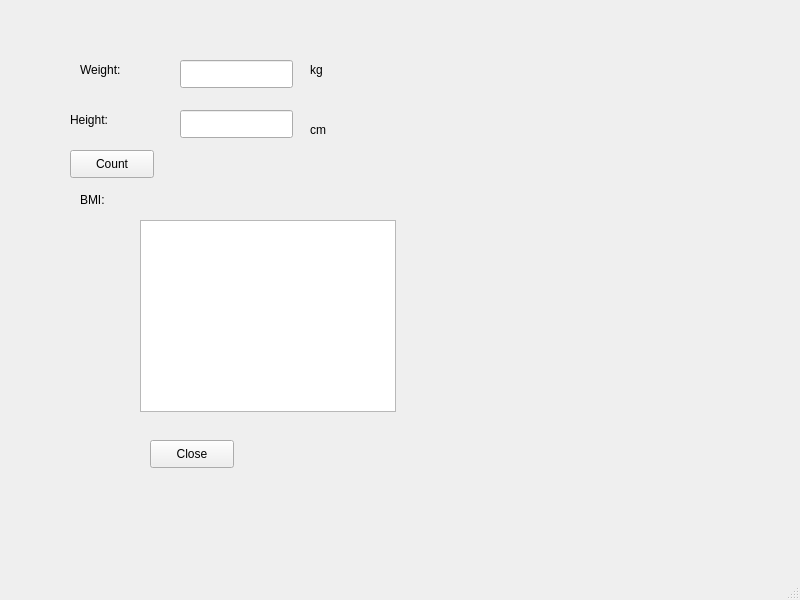
<?xml version="1.0" encoding="UTF-8"?>
<ui version="4.0">
 <class>MainWindow</class>
 <widget class="QMainWindow" name="MainWindow">
  <property name="geometry">
   <rect>
    <x>0</x>
    <y>0</y>
    <width>800</width>
    <height>600</height>
   </rect>
  </property>
  <property name="windowTitle">
   <string>MainWindow</string>
  </property>
  <widget class="QWidget" name="centralwidget">
   <widget class="QLineEdit" name="weightLineEdit">
    <property name="geometry">
     <rect>
      <x>180</x>
      <y>60</y>
      <width>113</width>
      <height>28</height>
     </rect>
    </property>
   </widget>
   <widget class="QLineEdit" name="heightLineEdit">
    <property name="geometry">
     <rect>
      <x>180</x>
      <y>110</y>
      <width>113</width>
      <height>28</height>
     </rect>
    </property>
   </widget>
   <widget class="QLabel" name="weightLabel">
    <property name="geometry">
     <rect>
      <x>80</x>
      <y>60</y>
      <width>63</width>
      <height>20</height>
     </rect>
    </property>
    <property name="text">
     <string>Weight:</string>
    </property>
   </widget>
   <widget class="QLabel" name="label">
    <property name="geometry">
     <rect>
      <x>70</x>
      <y>110</y>
      <width>63</width>
      <height>20</height>
     </rect>
    </property>
    <property name="text">
     <string>Height:</string>
    </property>
   </widget>
   <widget class="QLabel" name="label_2">
    <property name="geometry">
     <rect>
      <x>310</x>
      <y>60</y>
      <width>63</width>
      <height>20</height>
     </rect>
    </property>
    <property name="text">
     <string>kg</string>
    </property>
   </widget>
   <widget class="QLabel" name="label_3">
    <property name="geometry">
     <rect>
      <x>310</x>
      <y>120</y>
      <width>63</width>
      <height>20</height>
     </rect>
    </property>
    <property name="text">
     <string>cm</string>
    </property>
   </widget>
   <widget class="QPushButton" name="countButton">
    <property name="geometry">
     <rect>
      <x>70</x>
      <y>150</y>
      <width>84</width>
      <height>28</height>
     </rect>
    </property>
    <property name="text">
     <string>Count</string>
    </property>
   </widget>
   <widget class="QLabel" name="label_4">
    <property name="geometry">
     <rect>
      <x>80</x>
      <y>190</y>
      <width>63</width>
      <height>20</height>
     </rect>
    </property>
    <property name="text">
     <string>BMI:</string>
    </property>
   </widget>
   <widget class="QLabel" name="resultLabel">
    <property name="geometry">
     <rect>
      <x>170</x>
      <y>190</y>
      <width>181</width>
      <height>20</height>
     </rect>
    </property>
    <property name="text">
     <string/>
    </property>
   </widget>
   <widget class="QTextBrowser" name="infoTextBrowser">
    <property name="geometry">
     <rect>
      <x>140</x>
      <y>220</y>
      <width>256</width>
      <height>192</height>
     </rect>
    </property>
   </widget>
   <widget class="QPushButton" name="closeButton">
    <property name="geometry">
     <rect>
      <x>150</x>
      <y>440</y>
      <width>84</width>
      <height>28</height>
     </rect>
    </property>
    <property name="text">
     <string>Close</string>
    </property>
   </widget>
  </widget>
  <widget class="QMenuBar" name="menubar">
   <property name="geometry">
    <rect>
     <x>0</x>
     <y>0</y>
     <width>800</width>
     <height>25</height>
    </rect>
   </property>
  </widget>
  <widget class="QStatusBar" name="statusbar"/>
 </widget>
 <resources/>
 <connections>
  <connection>
   <sender>closeButton</sender>
   <signal>clicked()</signal>
   <receiver>MainWindow</receiver>
   <slot>close()</slot>
   <hints>
    <hint type="sourcelabel">
     <x>191</x>
     <y>478</y>
    </hint>
    <hint type="destinationlabel">
     <x>399</x>
     <y>299</y>
    </hint>
   </hints>
  </connection>
 </connections>
</ui>
